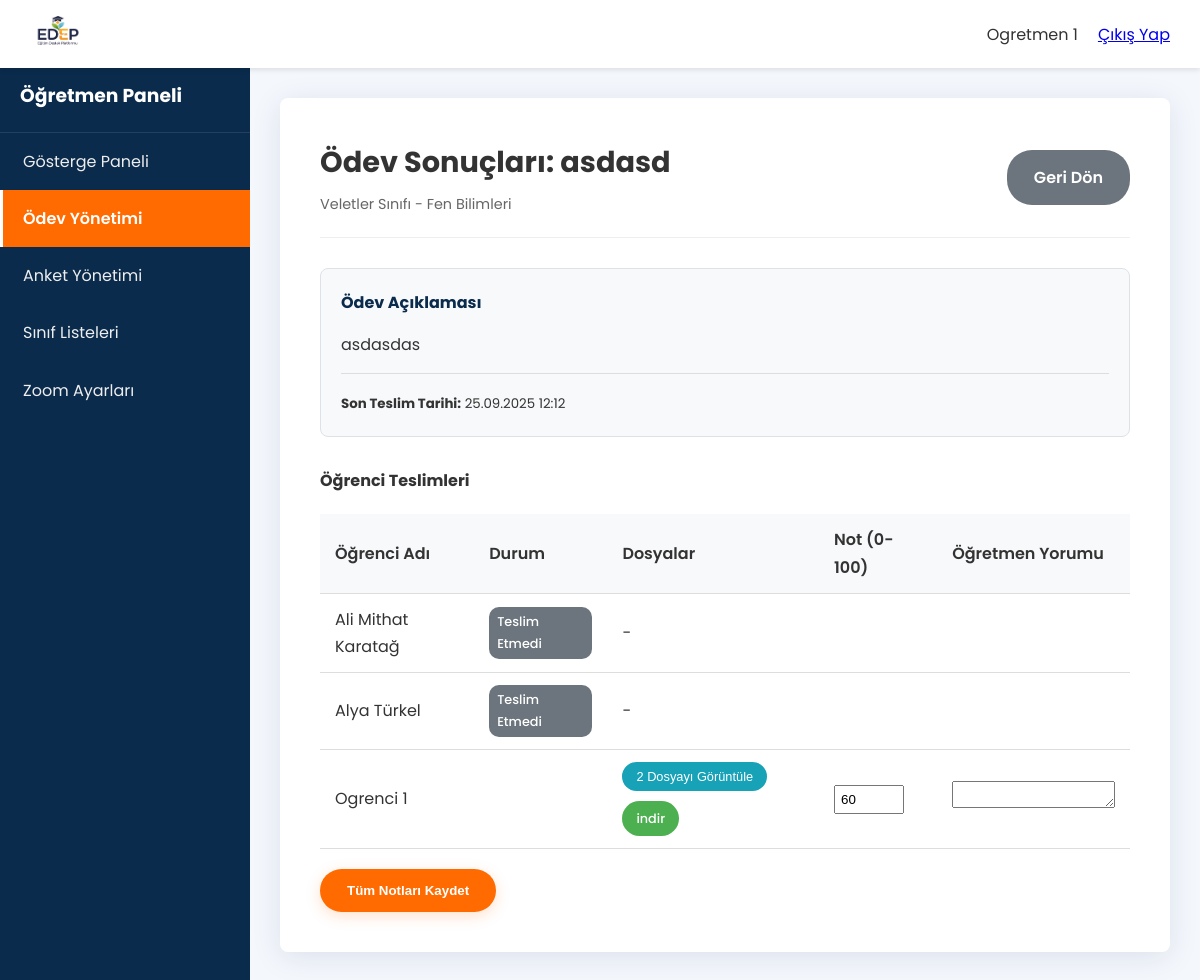
The page /panel.php?sayfa=odev_detay&odev_id=43 (signed in) on the database its author committed.
### tables this page shows
CREATE TABLE `odevler` (
  `id` int(11) NOT NULL,
  `ogretmen_id` int(11) NOT NULL,
  `olusturma_tarihi` timestamp NOT NULL DEFAULT current_timestamp(),
  `sinif_id` int(11) NOT NULL,
  `brans_id` int(11) NOT NULL,
  `baslik` varchar(255) NOT NULL,
  `aciklama` text DEFAULT NULL,
  `odev_kodu` varchar(20) DEFAULT NULL,
  `verilis_tarihi` timestamp NULL DEFAULT current_timestamp(),
  `teslim_tarihi` datetime NOT NULL
);

CREATE TABLE `siniflar` (
  `id` int(11) NOT NULL,
  `sinif_adi` varchar(100) NOT NULL,
  `seviye` int(11) NOT NULL
);

CREATE TABLE `branslar` (
  `id` int(11) NOT NULL,
  `brans_adi` varchar(100) NOT NULL,
  `brans_kisaltma` varchar(10) DEFAULT NULL
);

CREATE TABLE `kullanicilar` (
  `id` int(11) NOT NULL,
  `kullanici_adi` varchar(50) NOT NULL,
  `sifre` varchar(255) NOT NULL,
  `gecici_sifre` varchar(255) DEFAULT NULL,
  `zoom_id` varchar(255) DEFAULT NULL,
  `zoom_parola` varchar(255) DEFAULT NULL,
  `ad_soyad` varchar(100) NOT NULL,
  `rol` enum('admin','bas_ogretmen','ogretmen','veli','ogrenci') NOT NULL,
  `telefon` varchar(20) DEFAULT NULL,
  `telegram_chat_id` varchar(50) DEFAULT NULL,
  `telegram_linking_code` varchar(50) DEFAULT NULL,
  `email` varchar(100) DEFAULT NULL,
  `kayit_tarihi` timestamp NULL DEFAULT current_timestamp()
);

CREATE TABLE `odev_teslimleri` (
  `id` int(11) NOT NULL,
  `odev_id` int(11) NOT NULL,
  `ogrenci_id` int(11) NOT NULL,
  `teslim_tarihi` timestamp NULL DEFAULT NULL,
  `veli_onay_tarihi` datetime DEFAULT NULL,
  `puan` int(11) DEFAULT NULL,
  `ogretmen_notu` text DEFAULT NULL,
  `durum` enum('Teslim Edildi - Veli Onayı Bekliyor','Teslim Edildi - Veli Tarafından Onaylandı','Notlandırıldı','Reddedildi','Teslim Etmedi') NOT NULL DEFAULT 'Teslim Etmedi',
  `notu` int(11) DEFAULT NULL,
  `ogretmen_yorumu` text DEFAULT NULL
);

### includes/paneller/ogretmen_sayfalar/odev_detay.php (the view, shortened to what this page needs)
<?php
global $conn;
$ogretmen_id = $_SESSION['kullanici_id'];
$odev_id = isset($_GET['odev_id']) ? intval($_GET['odev_id']) : 0;
$stmt_odev = $conn->prepare("SELECT o.*, s.sinif_adi, b.brans_adi
                             FROM odevler o
                             JOIN siniflar s ON o.sinif_id = s.id
                             JOIN branslar b ON o.brans_id = b.id
                             WHERE o.id = ? AND o.ogretmen_id = ?");
$stmt_odev->bind_param("ii", $odev_id, $ogretmen_id);
$stmt_odev->execute();
$result_odev = $stmt_odev->get_result();
$odev = $result_odev->fetch_assoc();
$stmt_teslimler = $conn->prepare("
    SELECT
        k.id as ogrenci_id, k.ad_soyad,
        ot.id as teslim_id, ot.durum, ot.notu, ot.ogretmen_yorumu,
        (SELECT COUNT(*) FROM odev_dosyalari od WHERE od.teslim_id = ot.id) as dosya_sayisi
    FROM kullanicilar k
    JOIN ogrenci_sinif_iliskisi osi ON k.id = osi.ogrenci_id
    LEFT JOIN odev_teslimleri ot ON k.id = ot.ogrenci_id AND ot.odev_id = ?
    WHERE osi.sinif_id = ? AND k.rol = 'ogrenci'
    ORDER BY k.ad_soyad ASC
");
$stmt_teslimler->bind_param("ii", $odev_id, $odev['sinif_id']);
$stmt_teslimler->execute();
$teslimler = $stmt_teslimler->get_result()->fetch_all(MYSQLI_ASSOC);
?>
<div class="card">
    <div class="card-header">
        <div>
            <h1>Ödev Sonuçları: <?= htmlspecialchars($odev['baslik']) ?></h1>
            <p class="subtitle"><?= htmlspecialchars($odev['sinif_adi']) ?> - <?= htmlspecialchars($odev['brans_adi']) ?></p>
        </div>
        <a href="panel.php?sayfa=odev_yonetimi" class="btn btn-secondary">Geri Dön</a>
    </div>
    <div class="card-body">
        <div class="odev-detay-kutusu">
            <h4>Ödev Açıklaması</h4>
            <p><?= nl2br(htmlspecialchars($odev['aciklama'])) ?></p>
            <hr>
            <small><strong>Son Teslim Tarihi:</strong> <?= date('d.m.Y H:i', strtotime($odev['teslim_tarihi'])) ?></small>
        </div>
        <h4 style="margin-top: 30px; margin-bottom: 20px;">Öğrenci Teslimleri</h4>
        <form action="actions/odev_notlandir_action.php" method="POST">
            <div class="table-responsive">
                <table class="table">
                    <thead>
                        <tr>
                            <th>Öğrenci Adı</th>
                            <th>Durum</th>
                            <th>Dosyalar</th>
                            <th>Not (0-100)</th>
                            <th>Öğretmen Yorumu</th>
                        </tr>
                    </thead>
                    <tbody>
                        <?php
                        if (empty($teslimler)) {
                            echo '<tr><td colspan="5" style="text-align:center;">Bu ödeve atanmış öğrenci bulunmuyor.</td></tr>';
                        } else {
                            foreach ($teslimler as $teslim) {
                                $durum = $teslim['durum'] ?? 'Teslim Etmedi';
                                $teslim_id = $teslim['teslim_id'];
                                ?>
                                <tr>
                                    <td><?= htmlspecialchars($teslim['ad_soyad']) ?></td>
                                    <td>
                                        <?php
                                        $durum_class = str_replace([' ', '-'], '_', strtolower($durum));
                                        $durum_class = preg_replace('/[^a-z0-9_]/', '', $durum_class);
                                        ?>
                                        <span class="badge badge-<?= $durum_class ?>"><?= htmlspecialchars($durum) ?></span>
                                    </td>
                                    <td>
                                        <?php if ($teslim['dosya_sayisi'] > 0):
                                        ?>
                                            <div class="file-gallery-container">
                                                <button type="button" class="btn btn-info btn-sm open-lightbox-btn">
                                                    <?= $teslim['dosya_sayisi'] ?> Dosyayı Görüntüle
                                                </button>
                                                <a href="actions/download_files.php?teslim_id=<?= $teslim_id ?>" class="btn btn-success btn-sm btn-download">indir</a>
                                            </div>
                                        <?php else: ?>
                                            -
                                        <?php endif; ?>
                                    </td>
                                    <td>
                                        <?php if ($teslim_id): ?>
                                        <input type="number" name="notu[<?= $teslim_id ?>]" class="form-control" style="max-width: 80px; padding: 5px;" value="<?= htmlspecialchars($teslim['notu'] ?? '') ?>" min="0" max="100">
                                        <?php endif; ?>
                                    </td>
                                    <td>
                                         <?php if ($teslim_id): ?>
                                        <textarea name="ogretmen_yorumu[<?= $teslim_id ?>]" class="form-control" style="width: 100%; padding: 5px;" rows="1"><?= htmlspecialchars($teslim['ogretmen_yorumu'] ?? '') ?></textarea>
                                         <?php endif; ?>
                                    </td>
                                </tr>
                                <?php
                            }
                        }
                        ?>
                    </tbody>
                </table>
            </div>
            <div class="form-actions">
                <button type="submit" class="btn btn-primary">Tüm Notları Kaydet</button>
            </div>
        </form>
    </div>
</div>

### css/style.css (style rules this page uses)
:root { --primary-color: #FF6B00; --secondary-color: #0A2B4C; --accent-color: #4CAF50; --info-color: #17a2b8; --danger-color: #dc3545; --warning-color: #ffc107; --text-color: #333; --light-text-color: #FFFFFF; --background-color: #F4F7FC; --container-width: 1140px; --border-radius: 8px; }
* { margin: 0; padding: 0; box-sizing: border-box; }
html { scroll-behavior: smooth; }
body { font-family: 'Poppins', sans-serif; line-height: 1.7; color: var(--text-color); background-color: var(--background-color); display: flex; flex-direction: column; min-height: 100vh; }
.btn { display: inline-block; padding: 12px 25px; border-radius: 25px; text-decoration: none; font-weight: 600; transition: all 0.3s ease; border: 2px solid transparent; cursor: pointer; text-align: center; }
.btn-primary { background-color: var(--primary-color); color: var(--light-text-color); box-shadow: 0 4px 15px rgba(255, 107, 0, 0.2); }
.btn-secondary { background-color: #6c757d; color: #fff; }
.btn-info { background-color: var(--info-color); color: #fff; }
.btn-success { background-color: var(--accent-color); color: #fff; }
.btn-sm { padding: 5px 12px; font-size: 0.8rem; font-weight: 500; }
.card { background: #fff; padding: 40px; border-radius: var(--border-radius); box-shadow: 0 5px 30px rgba(0, 43, 84, 0.1); width: 100%; }
.card-header { display: flex; justify-content: space-between; align-items: center; margin-bottom: 30px; padding-bottom: 20px; border-bottom: 1px solid #eee; }
.card-header h1 { font-size: 1.8rem; }
.subtitle { color: #666; font-size: 0.9rem; margin-top: 5px; }
.form-actions { margin-top: 20px; }
.table-responsive { overflow-x: auto; }
.table { width: 100%; border-collapse: collapse; }
.table th, .table td { padding: 12px 15px; border-bottom: 1px solid #ddd; text-align: left; vertical-align: middle; }
.table th { background-color: #f8f9fa; font-weight: 600; }
.odev-detay-kutusu { background-color: #f8f9fa; border: 1px solid #dee2e6; border-radius: var(--border-radius); padding: 20px; margin-bottom: 30px; }
.odev-detay-kutusu h4 { color: var(--secondary-color); margin-bottom: 15px; }
.odev-detay-kutusu p { margin-bottom: 15px; white-space: pre-wrap; }
.odev-detay-kutusu hr { border: 0; border-top: 1px solid #ddd; margin: 15px 0; }
.badge { padding: 4px 8px; border-radius: 10px; font-size: 0.8rem; color: #fff; font-weight: 500; display: inline-block; }
.badge-secondary, .badge-teslim_etmedi { background-color: #6c757d; }
.file-gallery-container { display: flex; align-items: center; gap: 10px; flex-wrap: wrap; }
.btn-download { flex-shrink: 0; }

### rows shown on the page
odevler: baslik "asdasd", sinif.sinif_adi "Veletler Sınıfı", brans.brans_adi "Fen Bilimleri", aciklama "asdasdas", teslim_tarihi "25.09.2025 12:12"
kullanicilar: ad_soyad "Ali Mithat Karatağ", durum "Teslim Etmedi"
kullanicilar: ad_soyad "Alya Türkel", durum "Teslim Etmedi"
odev_teslimleri: ogrenci.ad_soyad "Ogrenci 1", dosya_sayisi "2", notu "60"

### other values the page prints
$_SESSION['ad_soyad'] "Ogretmen 1"
